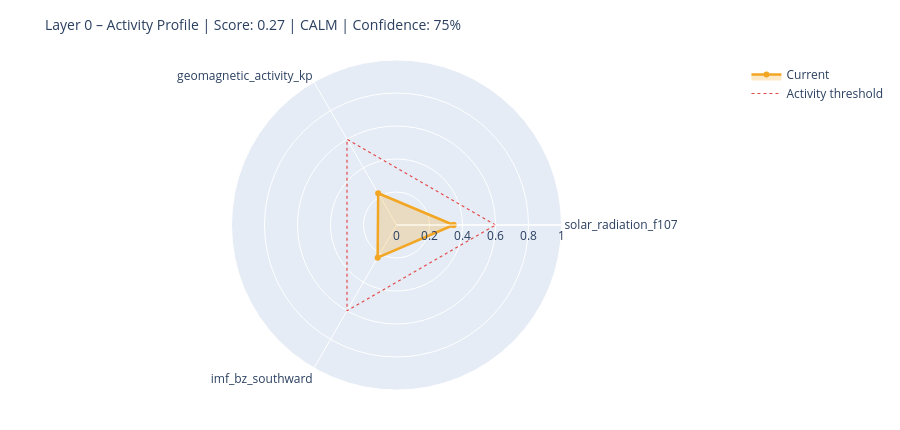

The notebook cell saved with this chart:
### Markdown cell above
---
## 6. State Assessment & Handoff to Layer 1

### Code cell
# ============================================================
# STEP 1 – Collect raw values with source modes
# Mode: 'primary' | 'fallback_3h' | 'last_valid' | 'missing'
# ============================================================

def safe_last(df, col):
    if df is None or col not in df.columns: return None
    s = df[col].dropna()
    return float(s.iloc[-1]) if not s.empty else None

f107_now = safe_last(df_f107, 'f10.7')
bz_now   = safe_last(df_mag,  'bz_gsm')
kp_now   = safe_last(df_kp,   'kp')
sw_now   = safe_last(df_sw,   'speed')

source_modes = {
    'F10.7':    'primary'  if f107_now is not None else 'missing',
    'Kp':       'primary'  if kp_now   is not None else 'missing',
    'IMF_Bz':   'primary'  if bz_now   is not None else 'missing',
    'SW_speed': 'primary'  if sw_now   is not None else 'missing',
}

# Kp Fallback – 3h endpoint
if kp_now is None:
    try:
        r = requests.get(
            'https://services.swpc.noaa.gov/json/noaa-planetary-k-index.json',
            timeout=10)
        r.raise_for_status()
        fb = pd.DataFrame(r.json())
        tc = next((c for c in fb.columns if 'time' in c.lower()), fb.columns[0])
        kc = next((c for c in fb.columns if 'kp' in c.lower() and c != tc), None)
        if kc:
            fb[kc] = fb[kc].astype(str).str.extract(r'([0-9]+(?:\.[0-9]*)?)')[0]
            fb[kc] = pd.to_numeric(fb[kc], errors='coerce')
            fb = fb[fb[kc] >= 0].dropna(subset=[kc])
            if not fb.empty:
                kp_now = float(fb[kc].iloc[-1])
                source_modes['Kp'] = 'fallback_3h'
                print(f'  Kp fallback (3h): {kp_now:.1f}')
    except Exception as e:
        print(f'  Kp fallback failed: {e}')

# Solar Wind Fallback – last valid value
if sw_now is None and df_sw is not None and 'speed' in df_sw.columns:
    s = df_sw['speed'].dropna()
    if not s.empty:
        sw_now = float(s.iloc[-1])
        source_modes['SW_speed'] = 'last_valid'
        print(f'  SW fallback (last_valid): {sw_now:.0f} km/s')

print()
print('Source modes:', source_modes)

# ============================================================
# STEP 2 – Score from available components only
# ============================================================

def norm(v, lo, hi):
    if v is None: return None
    return max(0.0, min(1.0, (v - lo) / (hi - lo)))

COMPONENTS = {
    'solar_radiation_f107':    (f107_now, norm(f107_now, 60, 250)),
    'geomagnetic_activity_kp': (kp_now,   norm(kp_now,   0,   9)),
    'imf_bz_southward':        (bz_now,   norm(-(bz_now or 0) if bz_now else None, -5, 30)
                                           if bz_now is not None else None),
    'solar_wind_speed':        (sw_now,   norm(sw_now, 300, 800)),
}

available   = {k: v[1] for k, v in COMPONENTS.items() if v[1] is not None}
unavailable = [k for k, v in COMPONENTS.items() if v[1] is None]

layer0_score = round(sum(available.values()) / len(available), 4) if available else None
confidence   = round(len(available) / len(COMPONENTS), 2)

level = ('unknown'  if layer0_score is None
         else 'calm'     if layer0_score < 0.3
         else 'moderate' if layer0_score < 0.6
         else 'active')

# ============================================================
# STEP 3 – Dominant Driver
# ============================================================

def dominant_driver(kp, f107, bz, sw):
    candidates = []
    if kp   is not None and kp   >= 4:   candidates.append(('geomagnetic',    kp / 9))
    if sw   is not None and sw   >= 500:  candidates.append(('solar_wind',     sw / 800))
    if bz   is not None and bz   <= -5:   candidates.append(('imf_southward',  abs(bz) / 30))
    if f107 is not None and f107 >= 150:  candidates.append(('solar_radiation',f107 / 250))
    return max(candidates, key=lambda x: x[1])[0] if candidates else 'none'

driver = dominant_driver(kp_now, f107_now, bz_now, sw_now)

# ============================================================
# STEP 4 – Downstream expectations
# ============================================================

def downstream_expectation(driver, score, kp, bz, f107):
    exp = {
        'magnetosphere':        'calm',
        'ionosphere':           'calm',
        'schumann_resonance':   'unchanged',
        'lithosphere_currents': 'low',
    }
    if driver == 'geomagnetic' or (kp and kp >= 5):
        exp['magnetosphere']        = 'compressed / storm'
        exp['ionosphere']           = 'elevated disturbance (TEC variability)'
        exp['schumann_resonance']   = 'elevated amplitude possible'
        exp['lithosphere_currents'] = 'elevated induction currents'
    elif driver == 'imf_southward' or (bz and bz <= -5):
        exp['magnetosphere']        = 'energy coupling active'
        exp['ionosphere']           = 'elevated electron density possible'
        exp['schumann_resonance']   = 'slight modulation possible'
    elif driver == 'solar_radiation' or (f107 and f107 >= 150):
        exp['ionosphere']           = 'elevated ionization (F-layer)'
        exp['schumann_resonance']   = 'slightly elevated background activity'
    return exp

downstream = downstream_expectation(driver, layer0_score, kp_now, bz_now, f107_now)

# ============================================================
# CONSOLE OUTPUT
# ============================================================

W = 58
print('=' * W)
print('LAYER 0 – STATE ASSESSMENT')
print('=' * W)
for name, (raw_v, score_v) in COMPONENTS.items():
    if score_v is not None:
        bar = '█' * int(score_v * 20) + '░' * (20 - int(score_v * 20))
        print(f'  {name:<35}  {bar}  {score_v:.2f}')
    else:
        print(f'  {name:<35}  {"─" * 20}  n/a')
print('-' * W)
print(f'  Score ({len(available)}/{len(COMPONENTS)} components):  {layer0_score:.3f}')
print(f'  Confidence:         {confidence:.0%}')
print(f'  Level:              {level.upper()}')
print(f'  Dominant Driver:    {driver}')

# Radar chart
cats = list(available.keys())
vals = list(available.values())
if len(cats) >= 3:
    fig = go.Figure()
    fig.add_trace(go.Scatterpolar(
        r=vals + [vals[0]], theta=cats + [cats[0]],
        fill='toself', fillcolor='rgba(242,166,35,0.25)',
        line=dict(color='#F2A623', width=2.5), name='Current'
    ))
    fig.add_trace(go.Scatterpolar(
        r=[0.6] * (len(cats) + 1), theta=cats + [cats[0]],
        line=dict(color='#E24B4A', dash='dot', width=1.2),
        mode='lines', name='Activity threshold'
    ))
    fig.update_layout(
        title=dict(text=f'Layer 0 – Activity Profile | Score: {layer0_score:.2f} | {level.upper()} | Confidence: {confidence:.0%}',
                   font=dict(size=14)),
        polar=dict(radialaxis=dict(visible=True, range=[0, 1])),
        height=430, showlegend=True,
        margin=dict(l=60, r=60, t=60, b=40)
    )
    fig.show()

### Figure 1 — Plotly figure (JSON) as saved in the notebook; plotly's stock layout.template omitted (floating-point values rounded to 4 significant figures)
{"data": [{"fill": "toself", "fillcolor": "rgba(242,166,35,0.25)", "line": {"color": "#F2A623", "width": 2.5}, "name": "Current", "r": [0.3457, 0.2222, 0.2286, 0.3457], "theta": ["solar_radiation_f107", "geomagnetic_activity_kp", "imf_bz_southward", "solar_radiation_f107"], "type": "scatterpolar"}, {"line": {"color": "#E24B4A", "dash": "dot", "width": 1.2}, "mode": "lines", "name": "Activity threshold", "r": [0.6, 0.6, 0.6, 0.6], "theta": ["solar_radiation_f107", "geomagnetic_activity_kp", "imf_bz_southward", "solar_radiation_f107"], "type": "scatterpolar"}], "layout": {"height": 430, "margin": {"b": 40, "l": 60, "r": 60, "t": 60}, "polar": {"radialaxis": {"range": [0, 1], "visible": true}}, "showlegend": true, "title": {"font": {"size": 14}, "text": "Layer 0 – Activity Profile | Score: 0.27 | CALM | Confidence: 75%"}}}
